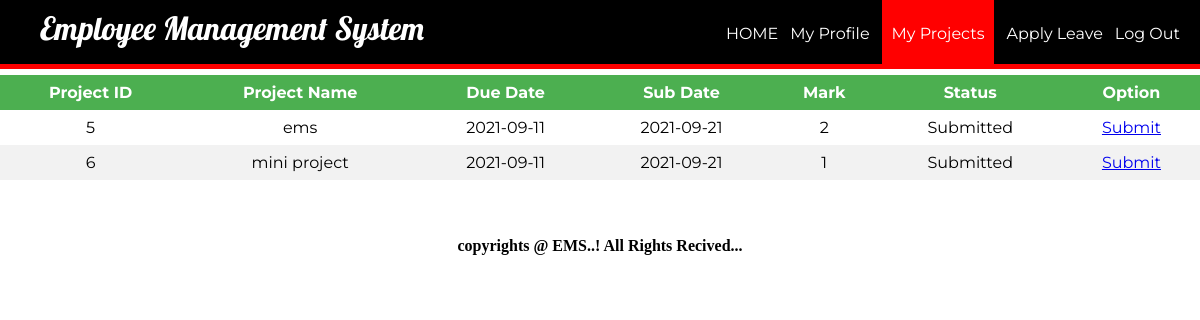
Page /empproject.php?id=2 on the committed database.
### tables this page shows
CREATE TABLE `project` (
  `pid` int(11) NOT NULL,
  `eid` int(11) DEFAULT NULL,
  `pname` varchar(100) DEFAULT NULL,
  `duedate` date DEFAULT NULL,
  `subdate` date DEFAULT '0000-00-00',
  `mark` int(11) NOT NULL,
  `status` varchar(50) DEFAULT NULL
);

### empproject.php (the view, shortened to what this page needs)
<?php
	$id = (isset($_GET['id']) ? $_GET['id'] : '');
	require_once ('process/dbh.php');
	$sql = "SELECT * FROM `project` where eid = '$id'";
	$result = mysqli_query($conn, $sql);
?>
<html>
<head>
	<link rel="stylesheet" type="text/css" href="styleview.css">
</head>
<body>
	<header>
		<nav>
			<h1>Employee Management System</h1>
			<ul id="navli">
				<li><a class="homeblack" href="eloginwel.php?id=<?php echo $id?>">HOME</a></li>
				<li><a class="homeblack" href="myprofile.php?id=<?php echo $id?>">My Profile</a></li>
				<li><a class="homered" href="empproject.php?id=<?php echo $id?>">My Projects</a></li>
				<li><a class="homeblack" href="applyleave.php?id=<?php echo $id?>">Apply Leave</a></li>
				<li><a class="homeblack" href="elogin.php">Log Out</a></li>
			</ul>
		</nav>
	</header>
	<div class="divider"></div>
	<div id="divimg">
                <table class="table table-bordered" id="dataTable" width="100%" cellspacing="0">
                  <thead>
                      <tr>
				<th align = "center">Project ID</th>
				<th align = "center">Project Name</th>
				<th align = "center">Due Date</th>
				<th align = "center">Sub Date</th>
				<th align = "center">Mark</th>
				<th align = "center">Status</th>
				<th align = "center">Option</th>
			</tr>
                  </thead>
			<tbody>
			<?php
				while ($employee = mysqli_fetch_assoc($result)) {
					echo "<tr>";
					echo "<td>".$employee['pid']."</td>";
					echo "<td>".$employee['pname']."</td>";
					echo "<td>".$employee['duedate']."</td>";
					echo "<td>".$employee['subdate']."</td>";
					echo "<td>".$employee['mark']."</td>";
					echo "<td>".$employee['status']."</td>";
					 echo "<td><a href=\"psubmit.php?pid=$employee[pid]&id=$employee[eid]\">Submit</a>";
				}
			?>
			</tbody>
			</table>
		<br><br><center>
	<div>
		<h1><font color="black" size="3">
			copyrights @ EMS..! All Rights Recived...
			</font>
		</h1></div></center>
	</div>

### styleview.css (style rules this page uses)
body { margin: 0px; }
header { background: black; color: white; padding: 8px 20px 6px 40px; height: 50px; }
header h1 { display: inline; font-family: 'Lobster', cursive; font-weight: 400; font-size: 32px; float: left; margin-top: 0px; margin-right: 10px; }
nav ul { display: inline; padding: 0px; float: right; }
nav ul li { display: inline-block; list-style-type: none; color: white; float: left; margin-left: 12px; }
nav ul li a { color: white; text-decoration: none; }
#navli { font-family: 'Montserrat', sans-serif; }
.homered { background-color: red; padding: 30px 10px 22px 10px; }
.divider { background-color: red; height: 5px; }
table { margin: 0px; border-collapse: collapse; width: 100%; font-family: 'Montserrat', sans-serif; }
th, td { text-align: center; padding: 8px; }
tr:nth-child(even) { background-color: #f2f2f2 }
th { background-color: #4CAF50; color: white; }

### rows in the picture
project: pid "5", pname "ems", duedate "2021-09-11", subdate "2021-09-21", mark "2", status "Submitted"
project: pid "6", pname "mini project", duedate "2021-09-11", subdate "2021-09-21", mark "1", status "Submitted"
